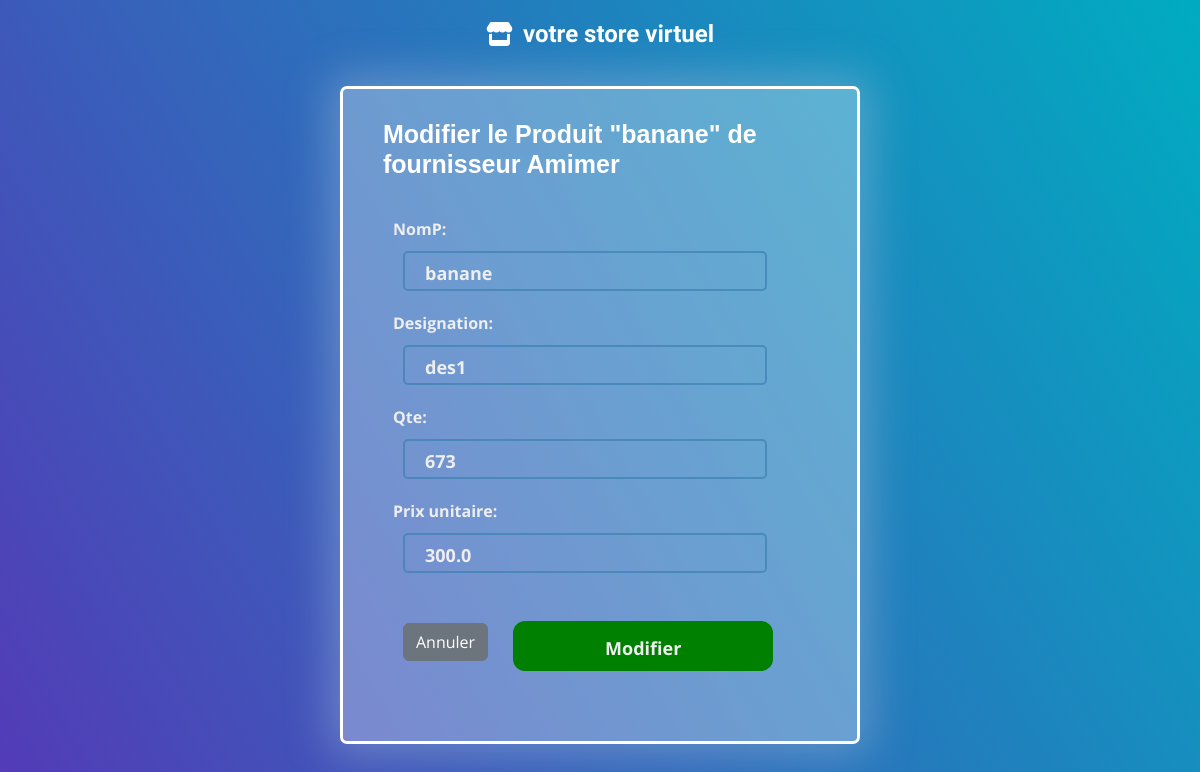
/modifier_fournisseurP/1/1/, run on the app's committed database.
### magasinier/models.py (models this page shows)
class Produit_Fournisseur(models.Model):
    nomP = models.CharField(max_length=50, default = 'Produit')
    designation = models.CharField(max_length=100,default='des')
    qte = models.IntegerField(default=0)
    prix_unitaire = models.FloatField(max_length=10, default=0)

class Fournisseur(models.Model):
    nomF = models.CharField(max_length=50)
    prenomF = models.CharField(max_length=50)
    adrF = models.CharField(max_length=50)
    telephone = models.BigIntegerField()
    solde = models.FloatField(max_length=10, default=0)
    produits_fournisseur = models.ManyToManyField(Produit_Fournisseur, related_name='Fournisseurs')

### magasinier/views.py (the view)
# urls.py: path('modifier_fournisseurP/<int:fournisseur_id>/<int:fournisseurP_id>/', views.modifier_fournisseurP, name='modifier_fournisseurP'),
def modifier_fournisseurP(request,fournisseur_id,fournisseurP_id):
    fournisseur = get_object_or_404(Fournisseur, pk=fournisseur_id)
    produit = get_object_or_404(Produit_Fournisseur, pk=fournisseurP_id)
    if request.method=='POST':
        form =FournisseurPForm(request.POST, instance=produit)
        if form.is_valid():
            form.save()
            return redirect(reverse('listeProduit_fournisseur', kwargs={'fournisseur_id': fournisseur_id}))
    else:
        form=FournisseurPForm(instance=produit)
        return render(request,'modifier_produitF.html',{"form":form, "produit": produit,"fournisseur":fournisseur})

### magasinier/forms.py
class FournisseurPForm(forms.ModelForm):
    class Meta:
        model = Produit_Fournisseur
        fields="__all__"

### magasinier/templates/modifier_produitF.html (shortened to what this page needs)
<!DOCTYPE html>
<html lang="en">
    {% load static %}
<head>
    <link rel="stylesheet" type="text/css" href="{% static 'css/bootstrap.min.css' %}">
    <link rel="stylesheet" type="text/css" href="{% static 'css/form.css' %}">
    <link href="{% static 'fontawesomefree/css/all.min.css' %}" rel="stylesheet" type="text/css">
</head>
<body class="p-3">
    <a href="{% url 'magazinier' %}" style="all: unset" class="title"><div class="logo"  onmouseover="this.style.backgroundColor='rgba(255, 255, 255, 0.39)';"onmouseout="this.style.backgroundColor='transparent'; " style=" position: absolute;
        top: 0;
        left: 50%;
        transform: translateX(-50%);
        cursor: pointer;
        text-wrap: nowrap;
        display: flex;
        align-items: center;
        justify-content: center;
        padding: 6px;
        font-family: 'Bubblegum Sans', sans-serif;
        color: rgb(255, 255, 255);
        font-size: 1.5rem;
        background-color: transparent;
        border-radius: 30px;
        transition: 0.8s;
        width: 20%;
        margin-top: 10px;"><i class="fa-solid fa-store" style="font-size: 1.5rem;color: white;
        margin-right: 10px;"></i>votre store virtuel</div></a>
    <div class="container">
        <h4>Modifier le Produit "{{produit.nomP}}" de fournisseur {{fournisseur.nomF}}</h4>
<form method="POST">
{{ form.as_p}}
<a href=" {% url 'listeProduit_fournisseur' fournisseur.id %}" class="btn btn-secondary" style="position: relative; top: 30px; left: 20px;">Annuler</a>
<input type="submit" value="Modifier" class="submit" style="
    background-color: green;
    border-radius: 12px;
    border: 2px solid green;
    box-sizing: border-box;
    color: #eee;
    cursor: pointer;
    font-size: 18px;
    height: 50px;
    margin-left: 130px;
    position: relative; bottom: 20px;
    outline: 0;
    text-align: center;
    width: 60%;
    transition: background-color 0.3s ease, color 0.3s ease, border-color 0.3s ease;
  ">
</form>
</div>
</body>
</html>

### magasinier/static/css/form.css (style rules this page uses)
* { margin: 0; padding: 0; color: #303245; font-family: 'Open Sans', sans-serif; font-weight: bold; }
body { align-items: center; background: linear-gradient(60deg, rgba(84, 58, 183, 1) 0%, rgba(0, 172, 193, 1) 100%); display: flex; justify-content: center; min-height: 100vh; margin: 0; }
form { background-color: transparent; border-radius: 20px; box-sizing: border-box; padding: 20px; }
.title { color: rgb(45, 102, 144); font-family: sans-serif; font-size: 36px; font-weight: 600; margin-top: 30px; display: block; }
h4 { color: rgb(255, 255, 255); font-family: sans-serif; font-size: 25px; font-weight: 600; margin-top: 10px; margin-left: 20px; }
input, select { background-color: transparent; border: 2px rgba(63, 130, 179, 0.725) solid; border-radius: 5px; box-sizing: border-box; color: #eee; font-size: 18px; height: 40px; outline: 0; padding: 4px 20px 0; width: calc(100% - 50px); margin: 10px; transition: background-color 0.3s ease; }
label { color: #eee; }
.submit { background-color: green; border-radius: 12px; border: 2px solid green; box-sizing: border-box; color: #eee; cursor: pointer; font-size: 18px; height: 50px; margin: 10px; outline: 0; text-align: center; width: calc(100% - 80px); transition: background-color 0.3s ease, color 0.3s ease, border-color 0.3s ease; }
p { color: #303245; margin: 10px; }
.container { background-color: #ffffff4e; border: #fff 3px solid; padding: 20px; border-radius: 7px; width: 100%; max-width: 520px; margin: 50px auto; margin-top: 70px; -webkit-box-shadow: 0px 0px 43px 11px rgba(176, 196, 222, 0.4); -moz-box-shadow: 0px 0px 43px 11px rgba(176, 196, 222, 0.4); box-shadow: 0px 0px 43px 11px rgba(176, 196, 222, 0.4); }

### data on the page
Produit_Fournisseur: nomP "banane", designation "des1", qte "673", prix_unitaire "300.0"
Fournisseur: nomF "Amimer"
